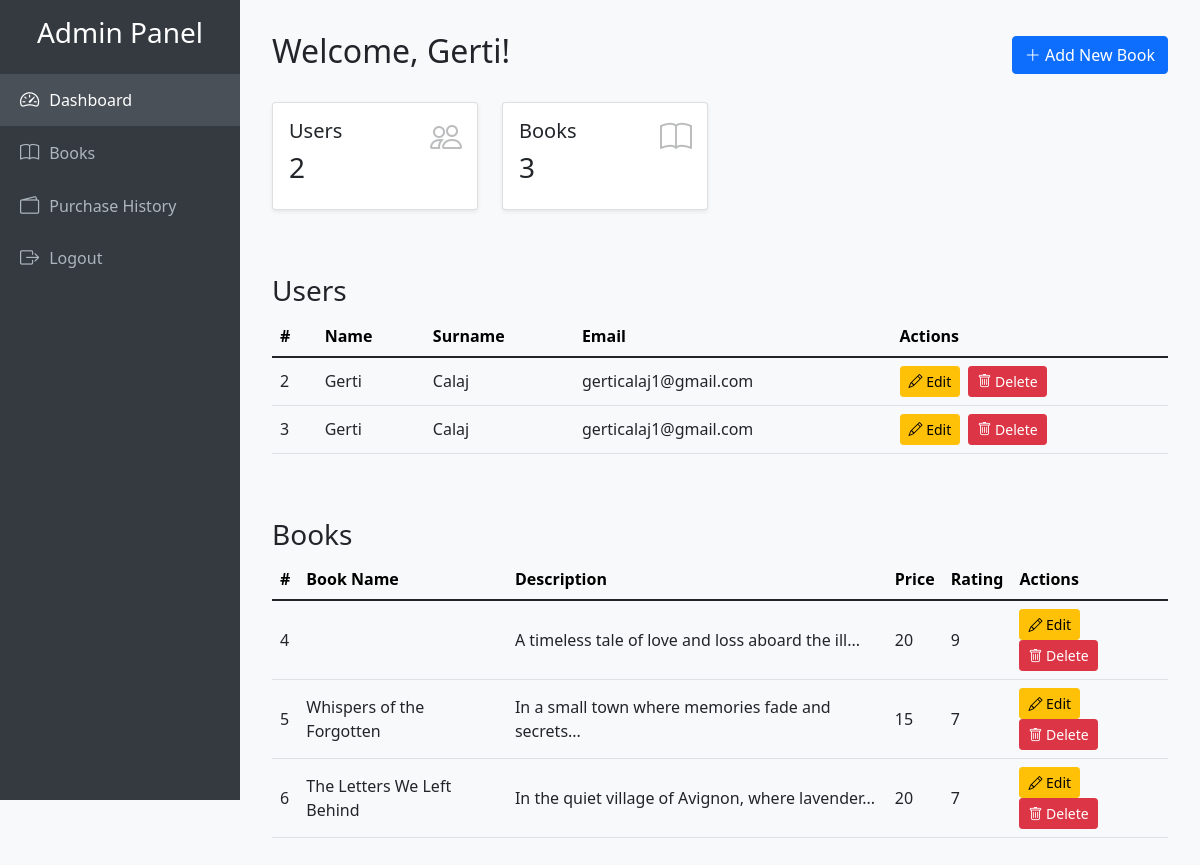
The app's page /Main/admin_dashboard.php (signed in), older data.
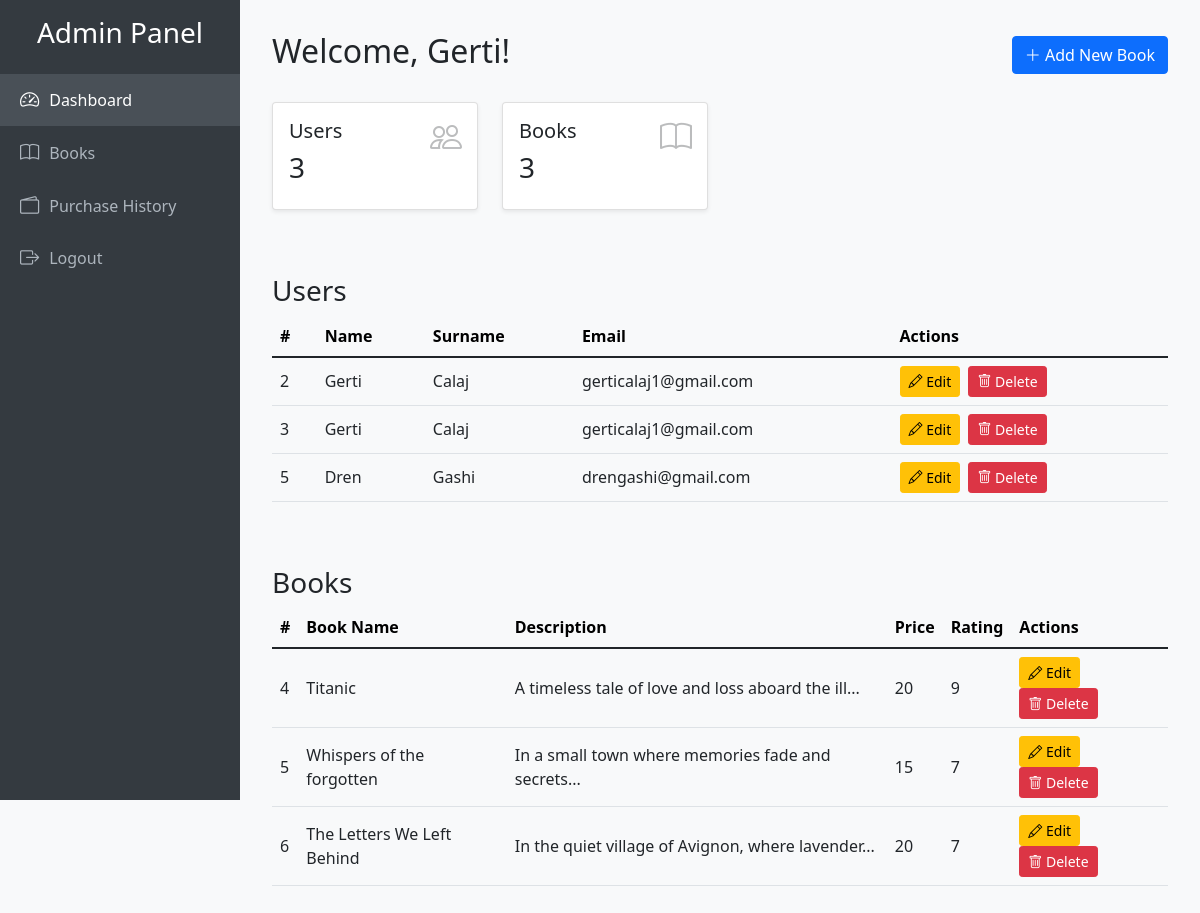
The same page, newer data.
### tables this page shows
CREATE TABLE `user` (
  `id` int(11) NOT NULL,
  `name` varchar(255) NOT NULL,
  `surname` varchar(255) NOT NULL,
  `email` varchar(255) NOT NULL,
  `password` varchar(255) NOT NULL,
  `is_admin` tinyint(1) NOT NULL DEFAULT 0
);

CREATE TABLE `books` (
  `id` int(255) NOT NULL,
  `Book name` varchar(255) NOT NULL,
  `description` varchar(255) NOT NULL,
  `Price` varchar(255) NOT NULL,
  `rating` int(255) NOT NULL,
  `Books_image` varchar(255) DEFAULT NULL,
  `Book_name` varchar(255) DEFAULT NULL
);

### Main/admin_dashboard.php (the view, shortened to what this page needs)
<?php
include_once('../Database/config.php');
$users_data = $conn->query("SELECT * FROM user")->fetchAll(PDO::FETCH_ASSOC);
$books_data = $conn->query("SELECT * FROM books")->fetchAll(PDO::FETCH_ASSOC);
?>
<!DOCTYPE html>
<html lang="en">
<head>
  <link href="https://cdn.jsdelivr.net/npm/bootstrap@5.1.3/dist/css/bootstrap.min.css" rel="stylesheet" />
  <link href="https://cdn.jsdelivr.net/npm/bootstrap-icons@1.9.1/font/bootstrap-icons.css" rel="stylesheet" />
</head>
<body>
  <nav class="sidebar">
    <h3 class="text-center mb-4">Admin Panel</h3>
    <a href="#" class="active"><i class="bi bi-speedometer2"></i> Dashboard</a>
    <a href="list_Books.php"><i class="bi bi-book"></i> Books</a>
    <a href="purchaseH.php"><i class="bi bi-wallet2"></i> Purchase History</a>
    <a href="../Logic/logout.php"><i class="bi bi-box-arrow-right"></i> Logout</a>
  </nav>
  <main>
    <div class="d-flex justify-content-between align-items-center mb-4">
      <h2>Welcome, <?= htmlspecialchars($_SESSION['name']); ?>!</h2>
      <button class="btn btn-primary" data-bs-toggle="modal" data-bs-target="#addBookModal">
        <i class="bi bi-plus-lg"></i> Add New Book
      </button>
    </div>
    <div class="row mb-5">
      <div class="col-md-6 col-lg-3 mb-3">
        <div class="card shadow-sm position-relative">
          <div class="card-body">
            <h5 class="card-title">Users</h5>
            <h3><?= count($users_data); ?></h3>
            <i class="bi bi-people card-icon"></i>
          </div>
        </div>
      </div>
      <div class="col-md-6 col-lg-3 mb-3">
        <div class="card shadow-sm position-relative">
          <div class="card-body">
            <h5 class="card-title">Books</h5>
            <h3><?= count($books_data); ?></h3>
            <i class="bi bi-book card-icon"></i>
          </div>
        </div>
      </div>
    </div>
    <h3>Users</h3>
    <div class="table-responsive mb-5">
      <table class="table table-hover align-middle">
        <thead class="table-light">
          <tr>
            <th>#</th>
            <th>Name</th>
            <th>Surname</th>
            <th>Email</th>
            <th>Actions</th>
          </tr>
        </thead>
        <tbody>
          <?php foreach ($users_data as $user): ?>
          <tr>
            <td><?= htmlspecialchars($user['id']); ?></td>
            <td><?= htmlspecialchars($user['name']); ?></td>
            <td><?= htmlspecialchars($user['surname']); ?></td>
            <td><?= htmlspecialchars($user['email']); ?></td>
            <td>
              <a href="../Forms/edit.php?id=<?= urlencode($user['id']); ?>" class="btn btn-sm btn-warning me-1">
                <i class="bi bi-pencil"></i> Edit
              </a>
              <a href="../Logic/delete.php?id=<?= urlencode($user['id']); ?>" class="btn btn-sm btn-danger" onclick="return confirm('Are you sure?');">
                <i class="bi bi-trash"></i> Delete
              </a>
            </td>
          </tr>
          <?php endforeach; ?>
        </tbody>
      </table>
    </div>
    <h3>Books</h3>
    <div class="table-responsive">
      <table class="table table-hover align-middle">
        <thead class="table-light">
          <tr>
            <th>#</th>
            <th>Book Name</th>
            <th>Description</th>
            <th>Price</th>
            <th>Rating</th>
            <th>Actions</th>
          </tr>
        </thead>
        <tbody>
          <?php if (!empty($books_data)): ?>
            <?php foreach ($books_data as $book): ?>
              <tr>
                <td><?= htmlspecialchars($book['id']); ?></td>
                <td><?= htmlspecialchars($book['Book_name']); ?></td>
                <td><?= htmlspecialchars(mb_strimwidth($book['description'], 0, 50, '...')); ?></td>
                <td><?= htmlspecialchars($book['Price']); ?></td>
                <td><?= htmlspecialchars($book['rating']); ?></td>
                <td>
                  <a href="../Forms/editbook.php?id=<?= urlencode($book['id']); ?>" class="btn btn-sm btn-warning me-1">
                    <i class="bi bi-pencil"></i> Edit
                  </a>
                  <a href="../Logic/deletebook.php?id=<?= urlencode($book['id']); ?>" class="btn btn-sm btn-danger" onclick="return confirm('Are you sure you want to delete this book?');">
                    <i class="bi bi-trash"></i> Delete
                  </a>
                </td>
              </tr>
            <?php endforeach; ?>
          <?php else: ?>
            <tr><td colspan="6" class="text-center">No books found.</td></tr>
          <?php endif; ?>
        </tbody>
      </table>
    </div>
  </main>
</body>
</html>

Row changes from the older to the newer data that the page shows:
added user: id "5", name "Dren", surname "Gashi", email "drengashi@gmail.com"
changed books "A timeless tale of love and loss aboard the ill...": Book_name (not shown) → "Titanic"
changed books "In a small town where memories fade and secrets...": Book_name "Whispers of the Forgotten" → "Whispers of the forgotten"
Text that changed along with them:
count($users_data): "2" → "3"
